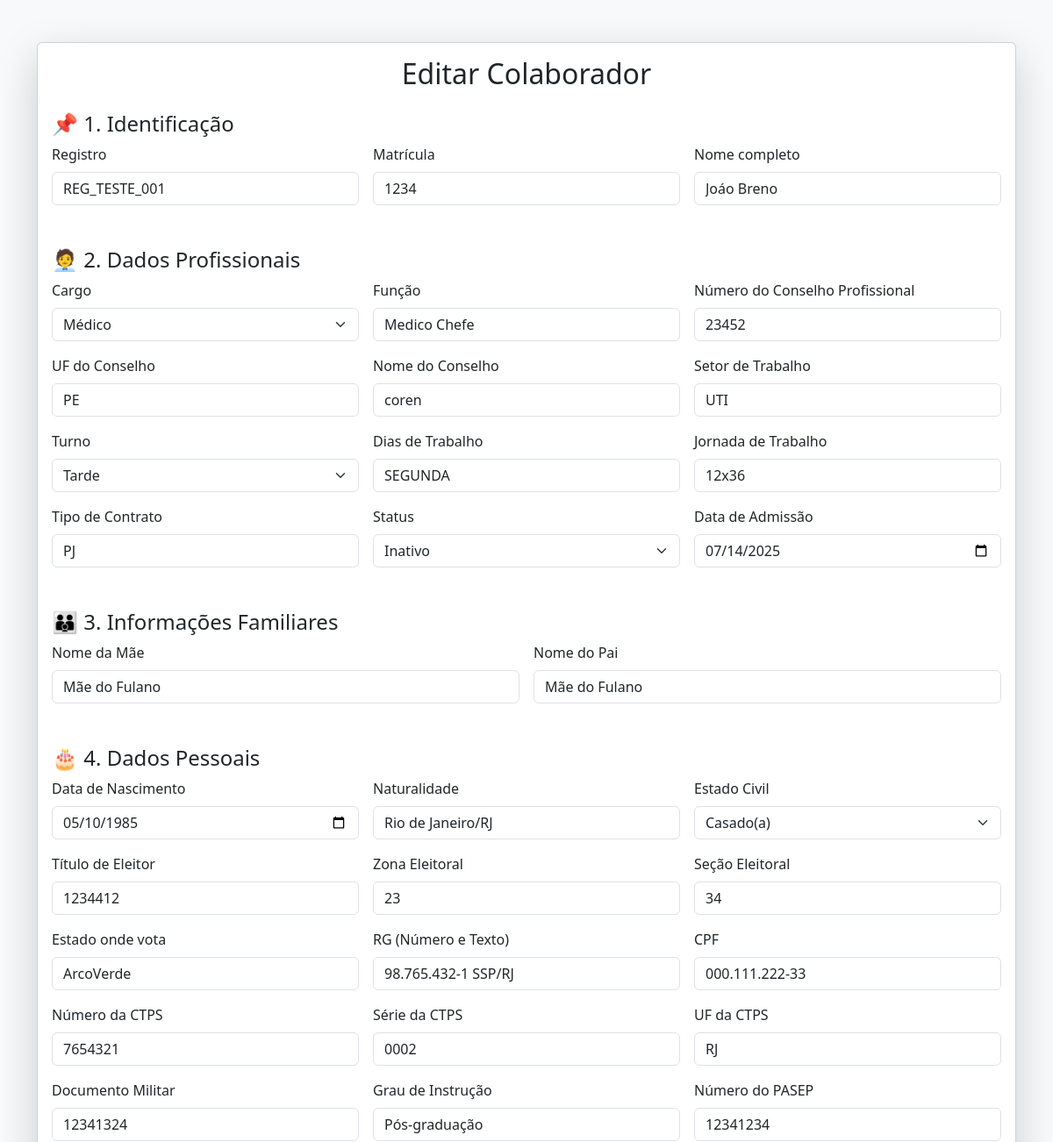
/auth/colaboradores/editar/1/ (signed in, upper part), run on an earlier commit of the app's database.
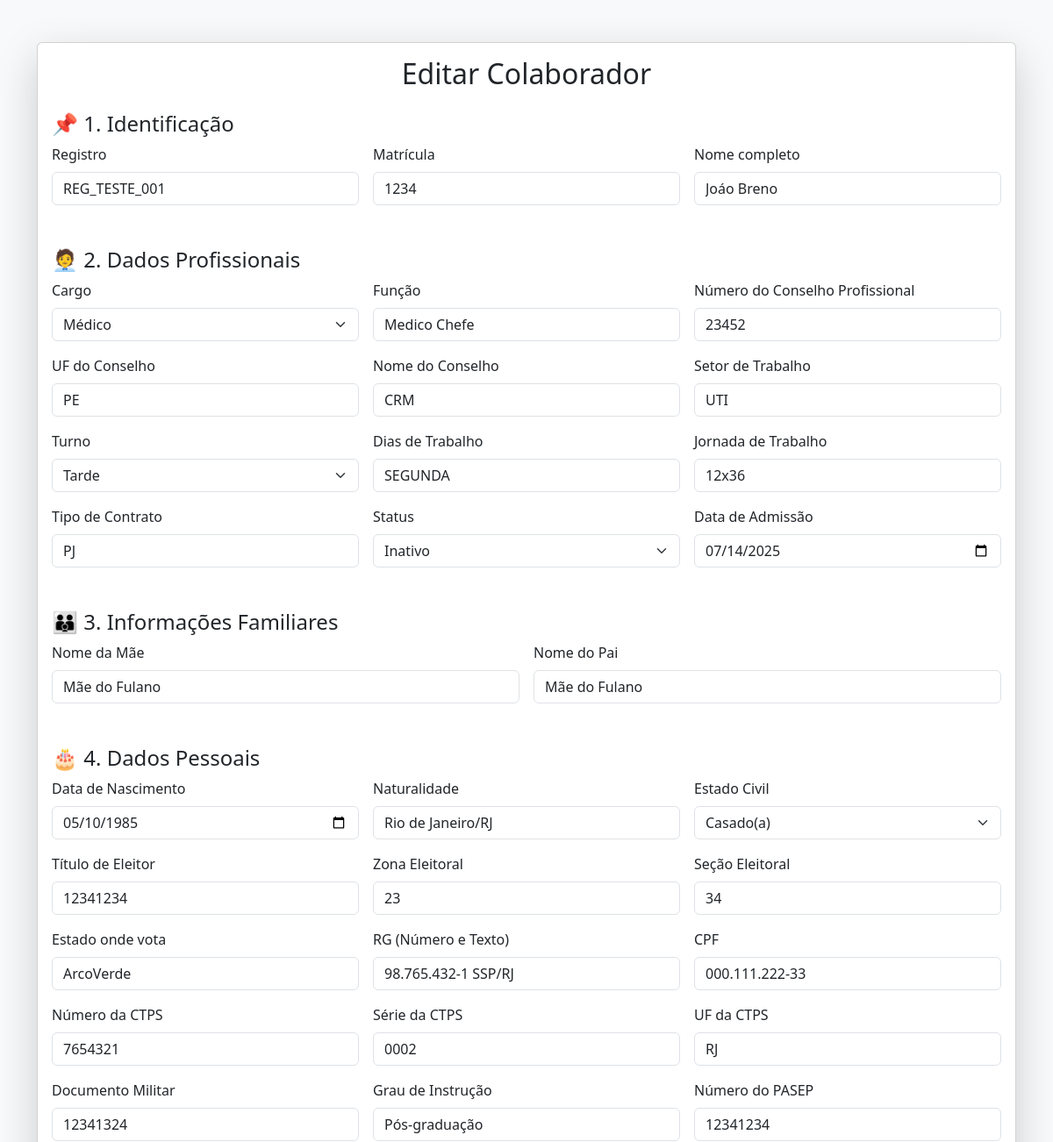
And on a later commit of the database.
### dp_ses_management/models.py (models this page shows, shortened)
class Colaborador(models.Model):
    registro = models.CharField(max_length=50, unique=True, verbose_name="Registro (código interno)", null=True, blank=True)
    matricula = models.CharField(max_length=50, unique=True, verbose_name="Matrícula (código funcional)", null=True, blank=True)
    nome_completo = models.CharField(max_length=150, verbose_name="Nome completo", default='Nome Padrão')
    CARGO_CHOICES = [
        ('medico', 'Médico'),
        ('enfermeiro', 'Enfermeiro'),
        ('tec_enfermagem', 'Técnico de Enfermagem'),
        ('aux_admin', 'Auxiliar Administrativo'),
    ]
    cargo = models.CharField(max_length=20, choices=CARGO_CHOICES, verbose_name="Cargo", default='aux_admin')
    funcao = models.CharField(max_length=100, verbose_name="Função", default='')
    numero_conselho = models.CharField(max_length=50, blank=True, null=True, verbose_name="Número do conselho profissional")
    uf_conselho = models.CharField(max_length=2, blank=True, null=True, verbose_name="UF do conselho")
    nome_conselho = models.CharField(max_length=100, blank=True, null=True, verbose_name="Nome do conselho")  # opcional
    setor_trabalho = models.CharField(max_length=100, verbose_name="Setor de trabalho", default='')
    TURNO_CHOICES = [
        ('manha', 'Manhã'),
        ('tarde', 'Tarde'),
        ('noite', 'Noite'),
    ]
    turno = models.CharField(max_length=10, choices=TURNO_CHOICES, verbose_name="Turno", default='manha')
    dias_trabalho = models.CharField(max_length=100, verbose_name="Dias de trabalho", blank=True, null=True)
    jornada_trabalho = models.CharField(max_length=100, verbose_name="Jornada de trabalho", default='')
    tipo_contrato = models.CharField(max_length=100, verbose_name="Tipo de contrato", default='')
    STATUS_CHOICES = [
        ('ativo', 'Ativo'),
        ('inativo', 'Inativo'),
    ]
    status = models.CharField(max_length=10, choices=STATUS_CHOICES, verbose_name="Status", default='ativo')
    data_admissao = models.DateField(verbose_name="Data de admissão", default=timezone.now)
    nome_mae = models.CharField(max_length=150, verbose_name="Nome da mãe", default='')
    nome_pai = models.CharField(max_length=150, blank=True, null=True, verbose_name="Nome do pai")
    data_nascimento = models.DateField(verbose_name="Data de nascimento", default=timezone.now)
    naturalidade = models.CharField(max_length=100, verbose_name="Naturalidade (cidade/estado)", default='')
    ESTADO_CIVIL_CHOICES = [
        ('solteiro', 'Solteiro(a)'),
        ('casado', 'Casado(a)'),
        ('divorciado', 'Divorciado(a)'),
        ('viuvo', 'Viúvo(a)'),
    ]
    estado_civil = models.CharField(max_length=10, choices=ESTADO_CIVIL_CHOICES, verbose_name="Estado civil", default='solteiro')
    titulo_eleitor = models.CharField(max_length=20, blank=True, null=True, verbose_name="Título de eleitor")  # opcional
    zona_eleitoral = models.CharField(max_length=10, blank=True, null=True, verbose_name="Zona eleitoral")  # opcional
    secao_eleitoral = models.CharField(max_length=10, blank=True, null=True, verbose_name="Seção eleitoral")  # opcional
    estado_vota = models.CharField(max_length=2, blank=True, null=True, verbose_name="Estado onde vota")  # opcional
    rg_completo = models.CharField(max_length=50, verbose_name="RG COMPLETO (Número e texto)", default='')
    cpf = models.CharField(max_length=14, verbose_name="CPF", default='')
    numero_ctps = models.CharField(max_length=20, verbose_name="Número da CTPS", default='')
    serie_ctps = models.CharField(max_length=20, verbose_name="Série da CTPS", default='')
    uf_ctps = models.CharField(max_length=2, verbose_name="UF da CTPS", default='')
    documento_militar = models.CharField(max_length=50, blank=True, null=True, verbose_name="Documento militar")
    grau_instrucao = models.CharField(max_length=50, verbose_name="Grau de instrução", default='')
    numero_pasep = models.CharField(max_length=30, blank=True, null=True, verbose_name="Número do PASEP")
    celular = models.CharField(max_length=20, verbose_name="Celular", default='')
    telefone_fixo = models.CharField(max_length=20, blank=True, null=True, verbose_name="Telefone fixo")
    email = models.EmailField(verbose_name="E-mail", default='')
    cep = models.CharField(max_length=10, verbose_name="CEP", default='')
    endereco = models.CharField(max_length=150, verbose_name="Endereço (rua/avenida)", default='')
    numero = models.CharField(max_length=10, verbose_name="Número", default='')
    bairro = models.CharField(max_length=100, verbose_name="Bairro", default='')
    cidade = models.CharField(max_length=100, verbose_name="Cidade", default='')
    uf = models.CharField(max_length=2, verbose_name="UF", default='')

### dp_ses_management/views.py (the view, shortened to what this page needs)
# urls.py: path('colaboradores/editar/<int:id>/', views.editar_colaborador, name='editar_colaborador'),
@login_required(login_url='/auth/login/')
def editar_colaborador(request, id):
    colaborador = Colaborador.objects.get(id=id)
    return render(request, 'tarefas/editar_colaborador.html', {'colaborador': colaborador})

### templates/tarefas/editar_colaborador.html (shortened to what the changed rows need)
<!DOCTYPE html>
<html lang="pt-BR">
<head>
  {% load static %}
  <link href="https://cdn.jsdelivr.net/npm/bootstrap@5.3.3/dist/css/bootstrap.min.css" rel="stylesheet" />
</head>
<body class="bg-light">
  <div class="container py-5">
    <div class="card shadow-lg">
      <div class="card-body">
        <h2 class="mb-4 text-center">Editar Colaborador</h2>
        <form method="post">
          <div class="row g-3">
            <div class="col-md-4">
              <label class="form-label">Registro</label>
              <input type="text" name="registro" class="form-control" value="{{ colaborador.registro }}" required />
            </div>
            <div class="col-md-4">
              <label class="form-label">Matrícula</label>
              <input type="text" name="matricula" class="form-control" value="{{ colaborador.matricula }}" required />
            </div>
            <div class="col-md-4">
              <label class="form-label">Nome completo</label>
              <input type="text" name="nome_completo" class="form-control" value="{{ colaborador.nome_completo }}" required />
            </div>
          </div>
          <div class="row g-3">
            <div class="col-md-4">
              <label class="form-label">Cargo</label>
              <select name="cargo" class="form-select" required>
                <option value="medico" {% if colaborador.cargo == "medico" %}selected{% endif %}>Médico</option>
              </select>
            </div>
            <div class="col-md-4">
              <label class="form-label">Função</label>
              <input type="text" name="funcao" class="form-control" value="{{ colaborador.funcao }}" required />
            </div>
            <div class="col-md-4">
              <label class="form-label">Número do Conselho Profissional</label>
              <input type="text" name="numero_conselho" class="form-control" value="{{ colaborador.numero_conselho }}" />
            </div>
            <div class="col-md-4">
              <label class="form-label">UF do Conselho</label>
              <input type="text" name="uf_conselho" class="form-control" value="{{ colaborador.uf_conselho }}" />
            </div>
            <div class="col-md-4">
              <label class="form-label">Nome do Conselho</label>
              <input type="text" name="nome_conselho" class="form-control" value="{{ colaborador.nome_conselho }}" />
            </div>
            <div class="col-md-4">
              <label class="form-label">Setor de Trabalho</label>
              <input type="text" name="setor_trabalho" class="form-control" value="{{ colaborador.setor_trabalho }}" required />
            </div>
            <div class="col-md-4">
              <label class="form-label">Turno</label>
              <select name="turno" class="form-select" required>
                <option value="tarde" {% if colaborador.turno == "tarde" %}selected{% endif %}>Tarde</option>
              </select>
            </div>
            <div class="col-md-4">
              <label class="form-label">Dias de Trabalho</label>
              <input type="text" name="dias_trabalho" class="form-control" value="{{ colaborador.dias_trabalho }}" required />
            </div>
            <div class="col-md-4">
              <label class="form-label">Jornada de Trabalho</label>
              <input type="text" name="jornada_trabalho" class="form-control" value="{{ colaborador.jornada_trabalho }}" required />
            </div>
            <div class="col-md-4">
              <label class="form-label">Tipo de Contrato</label>
              <input type="text" name="tipo_contrato" class="form-control" value="{{ colaborador.tipo_contrato }}" required />
            </div>
            <div class="col-md-4">
              <label class="form-label">Status</label>
              <select name="status" class="form-select" required>
                <option value="inativo" {% if colaborador.status == "inativo" %}selected{% endif %}>Inativo</option>
              </select>
            </div>
            <div class="col-md-4">
              <label class="form-label">Data de Admissão</label>
              <input type="date" name="data_admissao" class="form-control" value="{{ colaborador.data_admissao|date:'Y-m-d' }}" required />
            </div>
          </div>
          <div class="row g-3">
            <div class="col-md-6">
              <label class="form-label">Nome da Mãe</label>
              <input type="text" name="nome_mae" class="form-control" value="{{ colaborador.nome_mae }}" required />
            </div>
            <div class="col-md-6">
              <label class="form-label">Nome do Pai</label>
              <input type="text" name="nome_pai" class="form-control" value="{{ colaborador.nome_pai }}" />
            </div>
          </div>
          <div class="row g-3">
            <div class="col-md-4">
              <label class="form-label">Data de Nascimento</label>
              <input type="date" name="data_nascimento" class="form-control" value="{{ colaborador.data_nascimento|date:'Y-m-d' }}" required />
            </div>
            <div class="col-md-4">
              <label class="form-label">Naturalidade</label>
              <input type="text" name="naturalidade" class="form-control" value="{{ colaborador.naturalidade }}" required />
            </div>
            <div class="col-md-4">
              <label class="form-label">Estado Civil</label>
              <select name="estado_civil" class="form-select" required>
                <option value="casado" {% if colaborador.estado_civil == "casado" %}selected{% endif %}>Casado(a)</option>
              </select>
            </div>
            <div class="col-md-4">
              <label class="form-label">Título de Eleitor</label>
              <input type="text" name="titulo_eleitor" class="form-control" value="{{ colaborador.titulo_eleitor }}" required />
            </div>
            <div class="col-md-4">
              <label class="form-label">Zona Eleitoral</label>
              <input type="text" name="zona_eleitoral" class="form-control" value="{{ colaborador.zona_eleitoral }}" required />
            </div>
            <div class="col-md-4">
              <label class="form-label">Seção Eleitoral</label>
              <input type="text" name="secao_eleitoral" class="form-control" value="{{ colaborador.secao_eleitoral }}" required />
            </div>
            <div class="col-md-4">
              <label class="form-label">Estado onde vota</label>
              <input type="text" name="estado_vota" class="form-control" value="{{ colaborador.estado_vota }}" required />
            </div>
            <div class="col-md-4">
              <label class="form-label">RG (Número e Texto)</label>
              <input type="text" name="rg_completo" class="form-control" value="{{ colaborador.rg_completo }}" required />
            </div>
            <div class="col-md-4">
              <label class="form-label">CPF</label>
              <input type="text" name="cpf" class="form-control" value="{{ colaborador.cpf }}" required />
            </div>
            <div class="col-md-4">
              <label class="form-label">Número da CTPS</label>
              <input type="text" name="numero_ctps" class="form-control" value="{{ colaborador.numero_ctps }}" required />
            </div>
            <div class="col-md-4">
              <label class="form-label">Série da CTPS</label>
              <input type="text" name="serie_ctps" class="form-control" value="{{ colaborador.serie_ctps }}" required />
            </div>
            <div class="col-md-4">
              <label class="form-label">UF da CTPS</label>
              <input type="text" name="uf_ctps" class="form-control" value="{{ colaborador.uf_ctps }}" required />
            </div>
            <div class="col-md-4">
              <label class="form-label">Documento Militar</label>
              <input type="text" name="documento_militar" class="form-control" value="{{ colaborador.documento_militar }}" />
            </div>
            <div class="col-md-4">
              <label class="form-label">Grau de Instrução</label>
              <input type="text" name="grau_instrucao" class="form-control" value="{{ colaborador.grau_instrucao }}" required />
            </div>
            <div class="col-md-4">
              <label class="form-label">Número do PASEP</label>
              <input type="text" name="numero_pasep" class="form-control" value="{{ colaborador.numero_pasep }}" />
            </div>
          </div>
        </form>
      </div>
    </div>
  </div>
</body>
</html>

What changed in the data, as far as the page shows it:
changed Colaborador "REG_TESTE_001": nome_conselho "coren" → "CRM"; titulo_eleitor "1234412" → "12341234"
